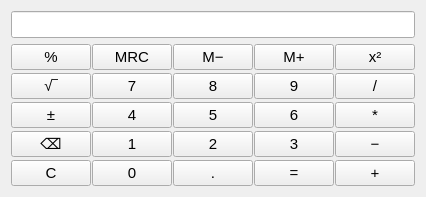
   <widget class="QWidget" name="Basic">
    <property name="sizePolicy">
     <sizepolicy hsizetype="Minimum" vsizetype="Minimum">
      <horstretch>0</horstretch>
      <verstretch>0</verstretch>
     </sizepolicy>
    </property>
    <layout class="QVBoxLayout" name="verticalLayout">
     <item>
      <widget class="QLineEdit" name="display">
       <property name="sizePolicy">
        <sizepolicy hsizetype="Minimum" vsizetype="Minimum">
         <horstretch>0</horstretch>
         <verstretch>0</verstretch>
        </sizepolicy>
       </property>
       <property name="font">
        <font>
         <family>Segoe UI</family>
         <pointsize>12</pointsize>
         <weight>75</weight>
         <bold>true</bold>
        </font>
       </property>
       <property name="layoutDirection">
        <enum>Qt::LeftToRight</enum>
       </property>
       <property name="styleSheet">
        <string notr="true">QLineEdit
{
	qproperty-alignment: AlignRight;
}</string>
       </property>
       <property name="locale">
        <locale language="English" country="UnitedKingdom"/>
       </property>
       <property name="maxLength">
        <number>30</number>
       </property>
       <property name="readOnly">
        <bool>true</bool>
       </property>
       <property name="clearButtonEnabled">
        <bool>false</bool>
       </property>
      </widget>
     </item>
     <item>
      <layout class="QGridLayout" name="gridLayout">
       <property name="horizontalSpacing">
        <number>1</number>
       </property>
       <property name="verticalSpacing">
        <number>3</number>
       </property>
       <item row="3" column="1">
        <widget class="QPushButton" name="button_7">
         <property name="sizePolicy">
          <sizepolicy hsizetype="Minimum" vsizetype="Minimum">
           <horstretch>0</horstretch>
           <verstretch>0</verstretch>
          </sizepolicy>
         </property>
         <property name="font">
          <font>
           <family>Segoe UI</family>
           <pointsize>11</pointsize>
          </font>
         </property>
         <property name="text">
          <string>7</string>
         </property>
         <property name="shortcut">
          <string>7</string>
         </property>
        </widget>
       </item>
       <item row="4" column="3">
        <widget class="QPushButton" name="button_6">
         <property name="sizePolicy">
          <sizepolicy hsizetype="Minimum" vsizetype="Minimum">
           <horstretch>0</horstretch>
           <verstretch>0</verstretch>
          </sizepolicy>
         </property>
         <property name="font">
          <font>
           <family>Segoe UI</family>
           <pointsize>11</pointsize>
          </font>
         </property>
         <property name="text">
          <string>6</string>
         </property>
         <property name="shortcut">
          <string>6</string>
         </property>
        </widget>
       </item>
       <item row="7" column="1">
        <widget class="QPushButton" name="button_0">
         <property name="sizePolicy">
          <sizepolicy hsizetype="Minimum" vsizetype="Minimum">
           <horstretch>0</horstretch>
           <verstretch>0</verstretch>
          </sizepolicy>
         </property>
         <property name="font">
          <font>
           <family>Segoe UI</family>
           <pointsize>11</pointsize>
          </font>
         </property>
         <property name="text">
          <string>0</string>
         </property>
         <property name="shortcut">
          <string>0</string>
         </property>
        </widget>
       </item>
       <item row="3" column="4">
        <widget class="QPushButton" name="button_div">
         <property name="sizePolicy">
          <sizepolicy hsizetype="Minimum" vsizetype="Minimum">
           <horstretch>0</horstretch>
           <verstretch>0</verstretch>
          </sizepolicy>
         </property>
         <property name="font">
          <font>
           <family>Segoe UI</family>
           <pointsize>11</pointsize>
          </font>
         </property>
         <property name="text">
          <string>/</string>
         </property>
         <property name="shortcut">
          <string>/</string>
         </property>
        </widget>
       </item>
       <item row="5" column="1">
        <widget class="QPushButton" name="button_1">
         <property name="sizePolicy">
          <sizepolicy hsizetype="Minimum" vsizetype="Minimum">
           <horstretch>0</horstretch>
           <verstretch>0</verstretch>
          </sizepolicy>
         </property>
         <property name="font">
          <font>
           <family>Segoe UI</family>
           <pointsize>11</pointsize>
          </font>
         </property>
         <property name="text">
          <string>1</string>
         </property>
         <property name="shortcut">
          <string>1</string>
         </property>
        </widget>
       </item>
       <item row="7" column="3">
        <widget class="QPushButton" name="button_equal">
         <property name="sizePolicy">
          <sizepolicy hsizetype="Minimum" vsizetype="Minimum">
           <horstretch>0</horstretch>
           <verstretch>0</verstretch>
          </sizepolicy>
         </property>
         <property name="font">
          <font>
           <family>Segoe UI</family>
           <pointsize>11</pointsize>
          </font>
         </property>
         <property name="text">
          <string>=</string>
         </property>
         <property name="shortcut">
          <string>Enter</string>
         </property>
        </widget>
       </item>
       <item row="5" column="3">
        <widget class="QPushButton" name="button_3">
         <property name="sizePolicy">
          <sizepolicy hsizetype="Minimum" vsizetype="Minimum">
           <horstretch>0</horstretch>
           <verstretch>0</verstretch>
          </sizepolicy>
         </property>
         <property name="font">
          <font>
           <family>Segoe UI</family>
           <pointsize>11</pointsize>
          </font>
         </property>
         <property name="text">
          <string>3</string>
         </property>
         <property name="shortcut">
          <string>3</string>
         </property>
        </widget>
       </item>
       <item row="5" column="2">
        <widget class="QPushButton" name="button_2">
         <property name="sizePolicy">
          <sizepolicy hsizetype="Minimum" vsizetype="Minimum">
           <horstretch>0</horstretch>
           <verstretch>0</verstretch>
          </sizepolicy>
         </property>
         <property name="font">
          <font>
           <family>Segoe UI</family>
           <pointsize>11</pointsize>
          </font>
         </property>
         <property name="text">
          <string>2</string>
         </property>
         <property name="shortcut">
          <string>2</string>
         </property>
        </widget>
       </item>
       <item row="7" column="4">
        <widget class="QPushButton" name="button_add">
         <property name="sizePolicy">
          <sizepolicy hsizetype="Minimum" vsizetype="Minimum">
           <horstretch>0</horstretch>
           <verstretch>0</verstretch>
          </sizepolicy>
         </property>
         <property name="font">
          <font>
           <family>Segoe UI</family>
           <pointsize>11</pointsize>
          </font>
         </property>
         <property name="text">
          <string>+</string>
         </property>
         <property name="shortcut">
          <string>+</string>
         </property>
        </widget>
       </item>
       <item row="4" column="4">
        <widget class="QPushButton" name="button_mul">
         <property name="sizePolicy">
          <sizepolicy hsizetype="Minimum" vsizetype="Minimum">
           <horstretch>0</horstretch>
           <verstretch>0</verstretch>
          </sizepolicy>
         </property>
         <property name="font">
          <font>
           <family>Segoe UI</family>
           <pointsize>11</pointsize>
          </font>
         </property>
         <property name="text">
          <string>*</string>
         </property>
         <property name="shortcut">
          <string>*</string>
         </property>
        </widget>
       </item>
       <item row="7" column="2">
        <widget class="QPushButton" name="button_comma">
         <property name="sizePolicy">
          <sizepolicy hsizetype="Minimum" vsizetype="Minimum">
           <horstretch>0</horstretch>
           <verstretch>0</verstretch>
          </sizepolicy>
         </property>
         <property name="font">
          <font>
           <family>Segoe UI</family>
           <pointsize>11</pointsize>
          </font>
         </property>
         <property name="text">
          <string>.</string>
         </property>
         <property name="shortcut">
          <string>,</string>
         </property>
        </widget>
       </item>
       <item row="3" column="2">
        <widget class="QPushButton" name="button_8">
         <property name="sizePolicy">
          <sizepolicy hsizetype="Minimum" vsizetype="Minimum">
           <horstretch>0</horstretch>
           <verstretch>0</verstretch>
          </sizepolicy>
         </property>
         <property name="font">
          <font>
           <family>Segoe UI</family>
           <pointsize>11</pointsize>
          </font>
         </property>
         <property name="text">
          <string>8</string>
         </property>
         <property name="shortcut">
          <string>8</string>
         </property>
        </widget>
       </item>
       <item row="1" column="3">
        <widget class="QPushButton" name="button_mem_add">
         <property name="sizePolicy">
          <sizepolicy hsizetype="Minimum" vsizetype="Minimum">
           <horstretch>0</horstretch>
           <verstretch>0</verstretch>
          </sizepolicy>
         </property>
         <property name="font">
          <font>
           <family>Segoe UI</family>
           <pointsize>11</pointsize>
          </font>
         </property>
         <property name="text">
          <string>M+</string>
         </property>
        </widget>
       </item>
       <item row="4" column="1">
        <widget class="QPushButton" name="button_4">
         <property name="sizePolicy">
          <sizepolicy hsizetype="Minimum" vsizetype="Minimum">
           <horstretch>0</horstretch>
           <verstretch>0</verstretch>
          </sizepolicy>
         </property>
         <property name="font">
          <font>
           <family>Segoe UI</family>
           <pointsize>11</pointsize>
          </font>
         </property>
         <property name="text">
          <string>4</string>
         </property>
         <property name="shortcut">
          <string>4</string>
         </property>
        </widget>
       </item>
       <item row="3" column="3">
        <widget class="QPushButton" name="button_9">
         <property name="sizePolicy">
          <sizepolicy hsizetype="Minimum" vsizetype="Minimum">
           <horstretch>0</horstretch>
           <verstretch>0</verstretch>
          </sizepolicy>
         </property>
         <property name="font">
          <font>
           <family>Segoe UI</family>
           <pointsize>11</pointsize>
          </font>
         </property>
         <property name="text">
          <string>9</string>
         </property>
         <property name="shortcut">
          <string>9</string>
         </property>
        </widget>
       </item>
       <item row="1" column="4">
        <widget class="QPushButton" name="button_square">
         <property name="sizePolicy">
          <sizepolicy hsizetype="Minimum" vsizetype="Minimum">
           <horstretch>0</horstretch>
           <verstretch>0</verstretch>
          </sizepolicy>
         </property>
         <property name="font">
          <font>
           <family>Segoe UI</family>
           <pointsize>11</pointsize>
          </font>
         </property>
         <property name="text">
          <string>x²</string>
         </property>
        </widget>
       </item>
       <item row="4" column="2">
        <widget class="QPushButton" name="button_5">
         <property name="sizePolicy">
          <sizepolicy hsizetype="Minimum" vsizetype="Minimum">
           <horstretch>0</horstretch>
           <verstretch>0</verstretch>
          </sizepolicy>
         </property>
         <property name="font">
          <font>
           <family>Segoe UI</family>
           <pointsize>11</pointsize>
          </font>
         </property>
         <property name="text">
          <string>5</string>
         </property>
         <property name="shortcut">
          <string>5</string>
         </property>
        </widget>
       </item>
       <item row="5" column="4">
        <widget class="QPushButton" name="button_sub">
         <property name="sizePolicy">
          <sizepolicy hsizetype="Minimum" vsizetype="Minimum">
           <horstretch>0</horstretch>
           <verstretch>0</verstretch>
          </sizepolicy>
         </property>
         <property name="font">
          <font>
           <family>Segoe UI</family>
           <pointsize>11</pointsize>
          </font>
         </property>
         <property name="text">
          <string>−</string>
         </property>
         <property name="shortcut">
          <string>-</string>
         </property>
        </widget>
       </item>
       <item row="1" column="2">
        <widget class="QPushButton" name="button_mem_sub">
         <property name="sizePolicy">
          <sizepolicy hsizetype="Minimum" vsizetype="Minimum">
           <horstretch>0</horstretch>
           <verstretch>0</verstretch>
          </sizepolicy>
         </property>
         <property name="font">
          <font>
           <family>Segoe UI</family>
           <pointsize>11</pointsize>
          </font>
         </property>
         <property name="text">
          <string>M−</string>
         </property>
        </widget>
       </item>
       <item row="1" column="1">
        <widget class="QPushButton" name="button_mem">
         <property name="sizePolicy">
          <sizepolicy hsizetype="Minimum" vsizetype="Minimum">
           <horstretch>0</horstretch>
           <verstretch>0</verstretch>
          </sizepolicy>
         </property>
         <property name="font">
          <font>
           <family>Segoe UI</family>
           <pointsize>11</pointsize>
          </font>
         </property>
         <property name="text">
          <string>MRC</string>
         </property>
        </widget>
       </item>
       <item row="1" column="0">
        <widget class="QPushButton" name="button_percent">
         <property name="sizePolicy">
          <sizepolicy hsizetype="Minimum" vsizetype="Minimum">
           <horstretch>0</horstretch>
           <verstretch>0</verstretch>
          </sizepolicy>
         </property>
         <property name="font">
          <font>
           <family>Segoe UI</family>
           <pointsize>11</pointsize>
          </font>
         </property>
         <property name="text">
          <string>%</string>
         </property>
         <property name="shortcut">
          <string>%</string>
         </property>
        </widget>
       </item>
       <item row="3" column="0">
        <widget class="QPushButton" name="button_sqrt">
         <property name="sizePolicy">
          <sizepolicy hsizetype="Minimum" vsizetype="Minimum">
           <horstretch>0</horstretch>
           <verstretch>0</verstretch>
          </sizepolicy>
         </property>
         <property name="font">
          <font>
           <family>Segoe UI</family>
           <pointsize>11</pointsize>
          </font>
         </property>
         <property name="text">
          <string>√‾</string>
         </property>
        </widget>
       </item>
       <item row="4" column="0">
        <widget class="QPushButton" name="button_sign">
         <property name="sizePolicy">
          <sizepolicy hsizetype="Minimum" vsizetype="Minimum">
           <horstretch>0</horstretch>
           <verstretch>0</verstretch>
          </sizepolicy>
         </property>
         <property name="font">
          <font>
           <family>Segoe UI</family>
           <pointsize>11</pointsize>
          </font>
         </property>
         <property name="text">
          <string>±</string>
         </property>
        </widget>
       </item>
       <item row="7" column="0">
        <widget class="QPushButton" name="button_C">
         <property name="sizePolicy">
          <sizepolicy hsizetype="Minimum" vsizetype="Minimum">
           <horstretch>0</horstretch>
           <verstretch>0</verstretch>
          </sizepolicy>
         </property>
         <property name="font">
          <font>
           <family>Segoe UI</family>
           <pointsize>11</pointsize>
          </font>
         </property>
         <property name="text">
          <string>C</string>
         </property>
         <property name="shortcut">
          <string>Del</string>
         </property>
        </widget>
       </item>
       <item row="5" column="0">
        <widget class="QPushButton" name="button_backspace">
         <property name="sizePolicy">
          <sizepolicy hsizetype="Minimum" vsizetype="Minimum">
           <horstretch>0</horstretch>
           <verstretch>0</verstretch>
          </sizepolicy>
         </property>
         <property name="sizeIncrement">
          <size>
           <width>1</width>
           <height>1</height>
          </size>
         </property>
         <property name="font">
          <font>
           <family>Segoe UI</family>
           <pointsize>11</pointsize>
          </font>
         </property>
         <property name="text">
          <string>⌫</string>
         </property>
         <property name="shortcut">
          <string>Backspace</string>
         </property>
        </widget>
       </item>
      </layout>
     </item>
    </layout>
   </widget>
